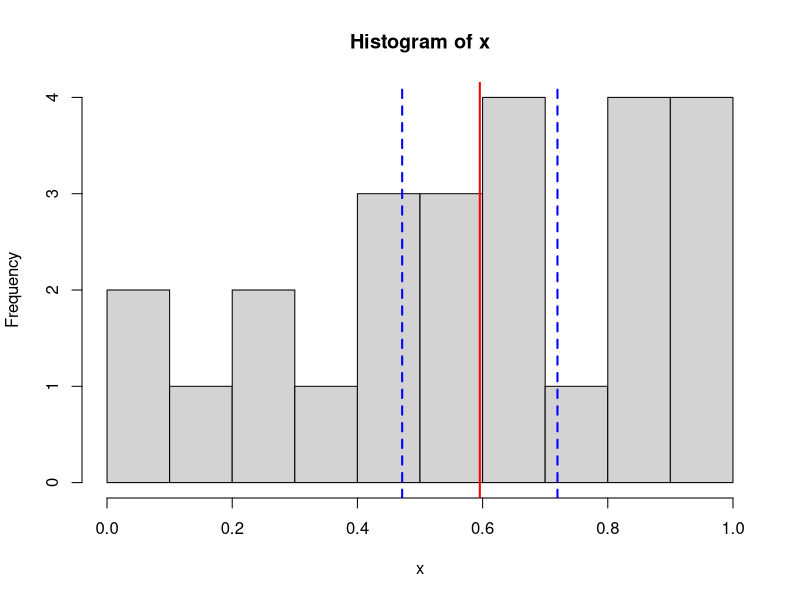
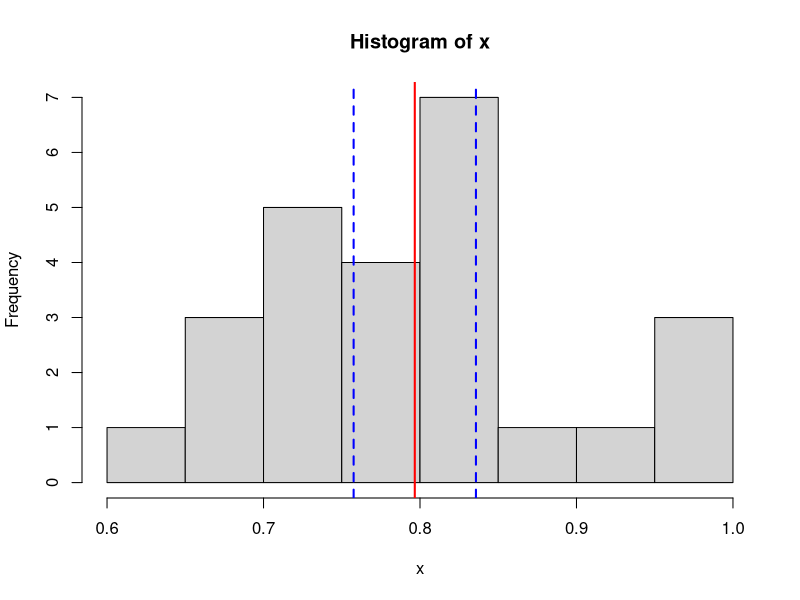
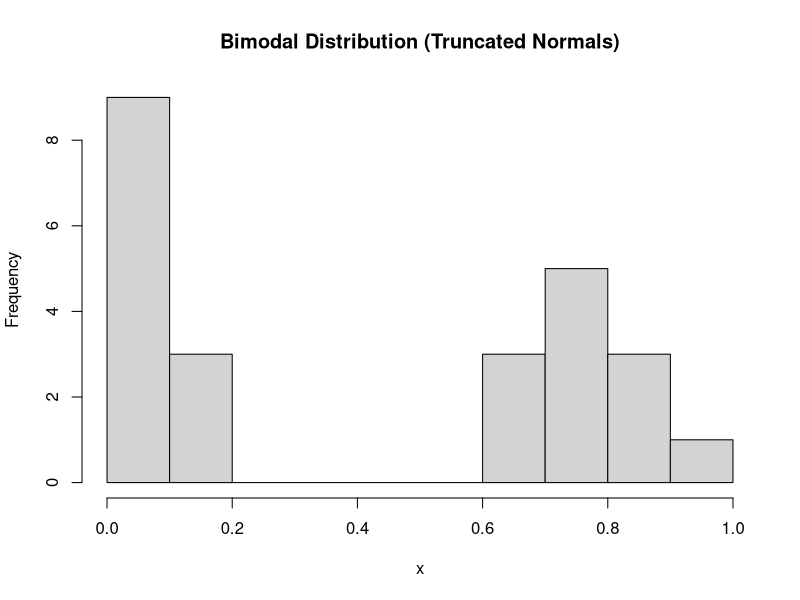
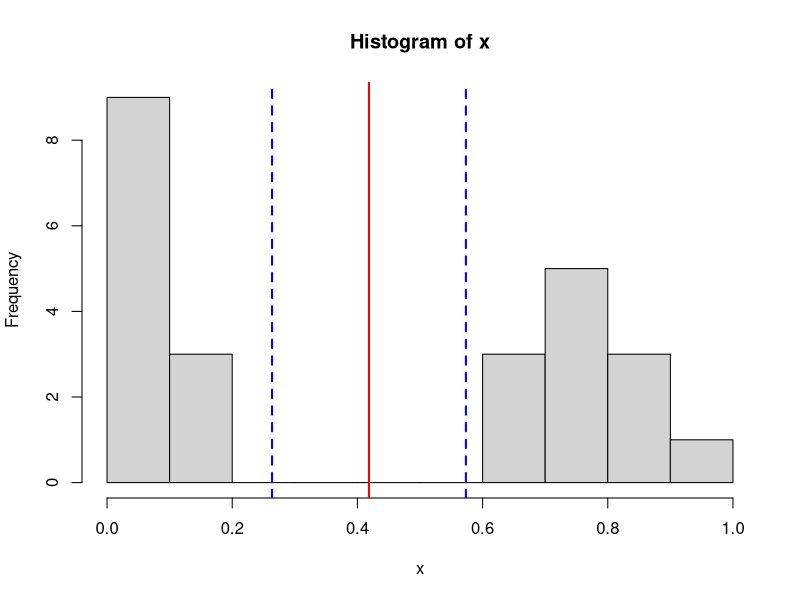

Reproduce these figures in R, in order.


#seeing what a distribution of values between 0-1 would produce like it might for a cell in the raster

# uniform distribution (complete disagreement amoung experts)
set.seed(123)  
x <- runif(25, min = 0, max = 1)

# summary stats
m <- mean(x)
ci <- t.test(x)$conf.int  # 95% CI

# plot histogram with mean & CI
hist(x, breaks = 10)
abline(v = m, col = "red", lwd = 2)
abline(v = ci, col = "blue", lty = 2, lwd = 2)

m; ci



#normal distribution - more agreement amoung experts
library(truncnorm)

set.seed(123)
x <- rtruncnorm(25, a = 0, b = 1, mean = 0.8, sd = 0.1)

summary(x)
# summary stats
m <- mean(x)
ci <- t.test(x)$conf.int  # 95% CI

# plot histogram with mean & CI
hist(x, breaks = 10)
abline(v = m, col = "red", lwd = 2)
abline(v = ci, col = "blue", lty = 2, lwd = 2)

m; ci


#bimodal:

library(truncnorm)

set.seed(123)

n <- 25

# mixture weights (you can adjust)
w1 <- 0.5   # 50% near 0
w2 <- 0.5   # 50% near 0.8

x <- c(
  rtruncnorm(round(n * w1), a = 0, b = 1, mean = 0.05, sd = 0.05),
  rtruncnorm(round(n * w2), a = 0, b = 1, mean = 0.8,  sd = 0.10)
)

hist(x, breaks = 10, main = "Bimodal Distribution (Truncated Normals)")

m <- mean(x)
ci <- t.test(x)$conf.int  # 95% CI

# plot histogram with mean & CI
hist(x, breaks = 10)
abline(v = m, col = "red", lwd = 2)
abline(v = ci, col = "blue", lty = 2, lwd = 2)

m; ci
